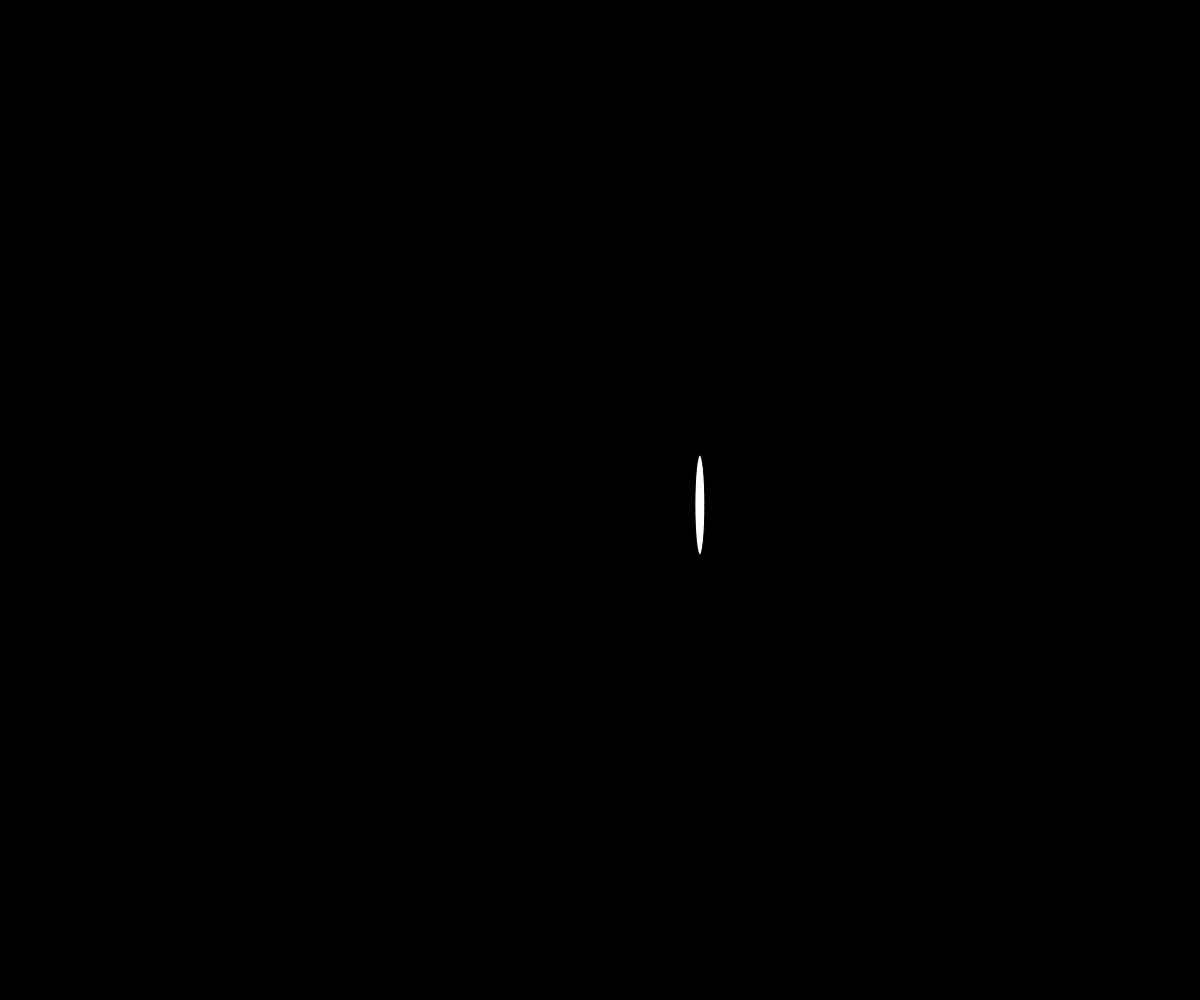
Frame 1 (no input)
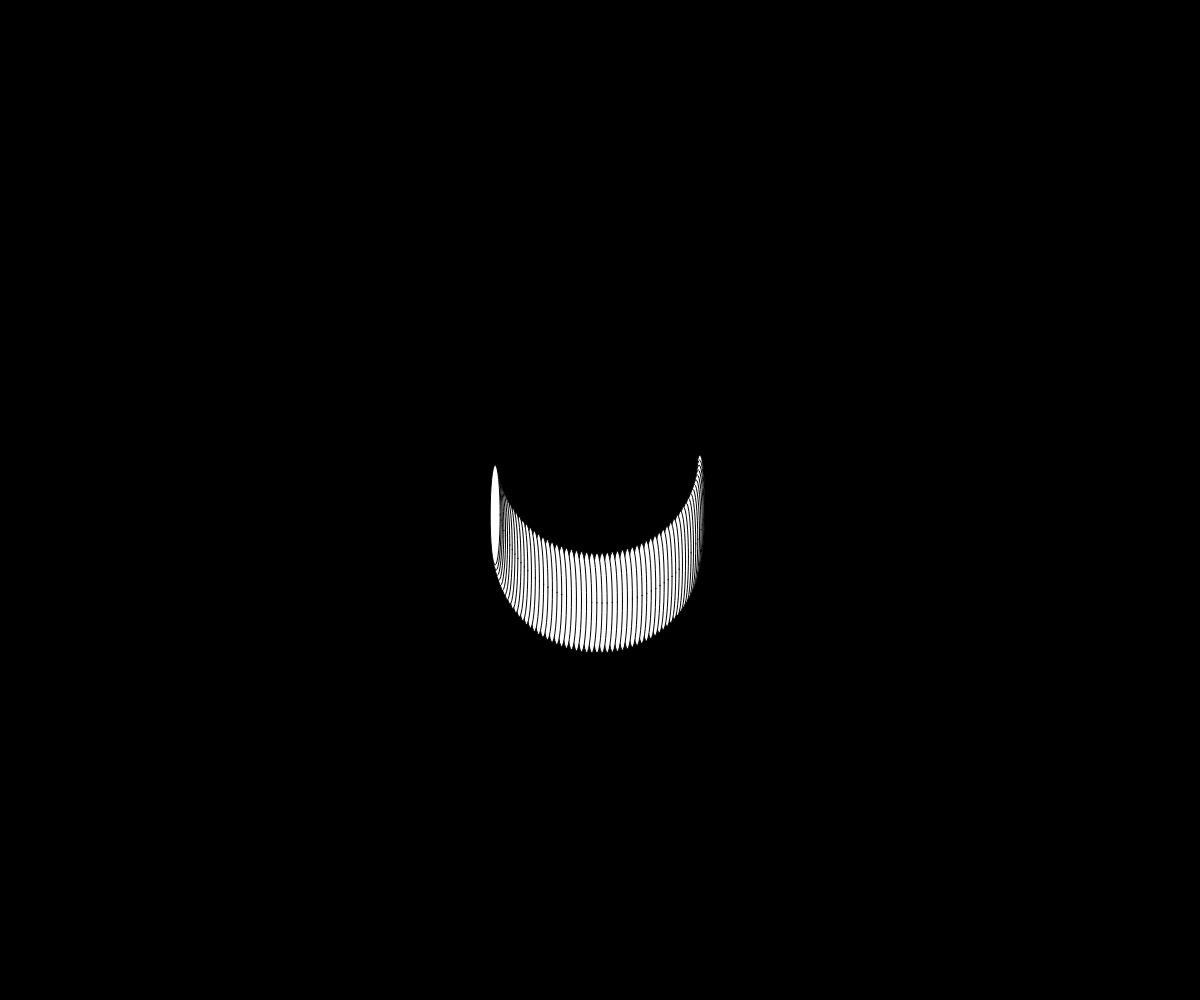
Frame 60 (no input)
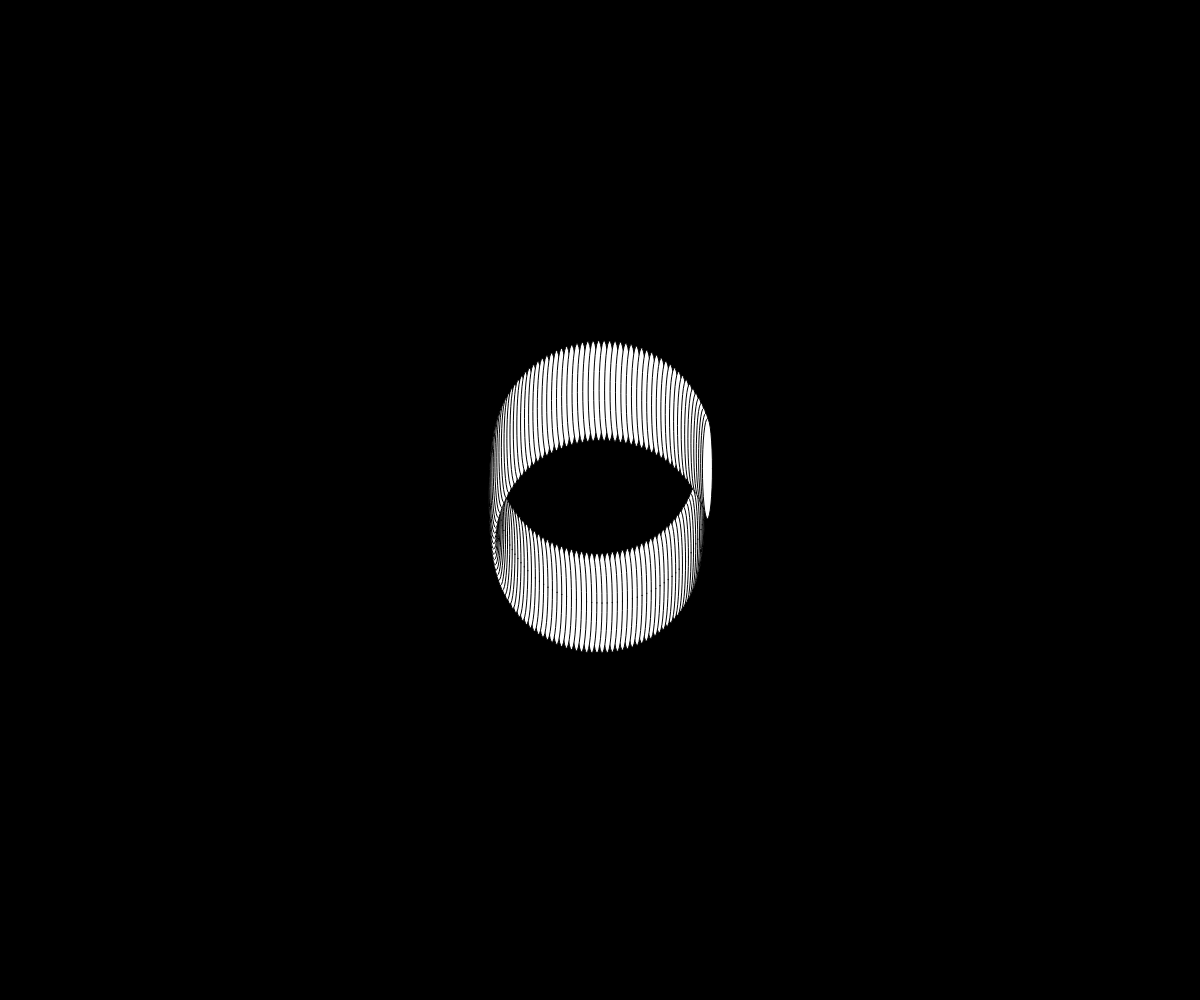
Frame 120 (the mouse pressed at the canvas centre since frame 60)

The p5.js sketch that drew these frames (run headless with seeded random() and noise() and a simulated clock; from frame 60 on, the mouse is pressed at the canvas centre):

// p5.js sketch
// ── sketch.js
let ypos = 0;
let xpos = 0;
let angle = 0;
let scalar = 100;

function setup() {
  createCanvas(windowWidth, windowHeight)
    background(0);

}

function draw() {


  fill(255);
  
  
 
  angle += 0.05; 
  
  
 
  ypos = sin(angle) * scalar + height/2;
  xpos = cos(angle) * scalar + width/2;

  scalar += 0.1
  



  ellipse(xpos, ypos, 10,100)
}
